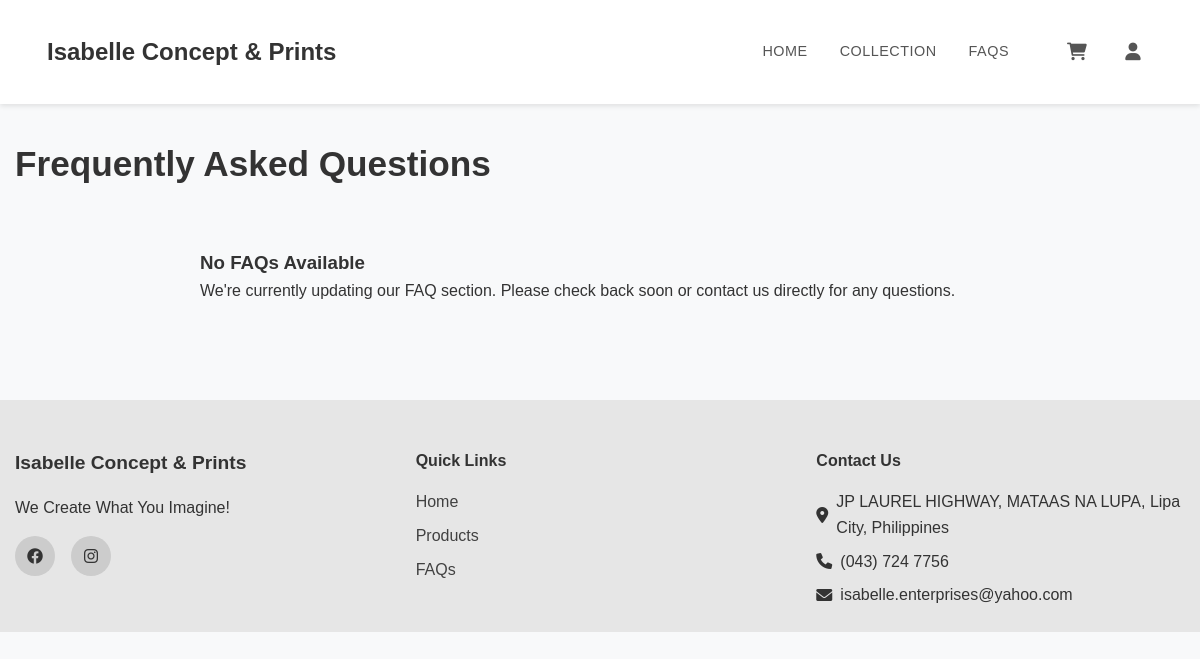
The page /pages/faqs.php on the database as committed earlier.
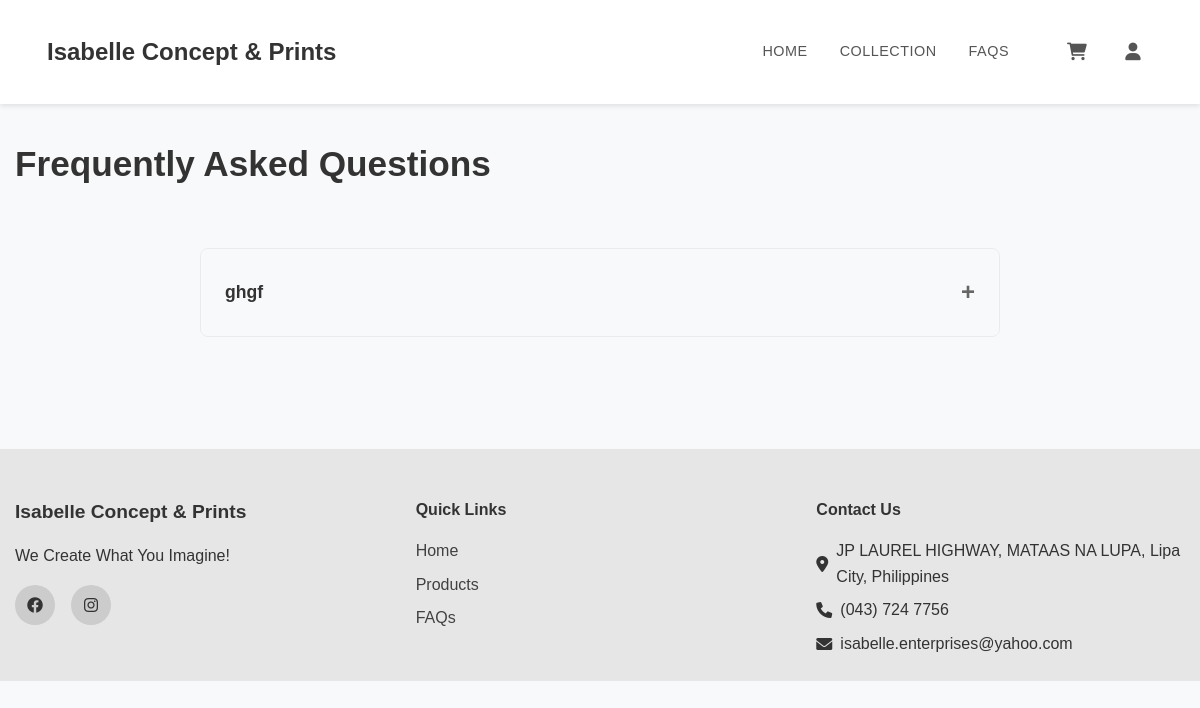
The same page on the database as committed later.
### tables this page shows
CREATE TABLE `faqs` (
  `id` int(11) NOT NULL,
  `question` text NOT NULL,
  `answer` text NOT NULL,
  `created_at` timestamp NOT NULL DEFAULT current_timestamp()
);

### pages/faqs.php (the view, shortened to what this page needs)
<?php
require_once '../config/database.php';
try {
    $stmt = $pdo->query("SELECT * FROM faqs ORDER BY id ASC");
    $faqs = $stmt->fetchAll();
} catch (PDOException $e) {
    $faqs = [];
}
include '../includes/header.php';
?>
<main class="faqs-page">
    <div class="container">
        <div class="page-header">
            <h1>Frequently Asked Questions</h1>
        </div>
        <div class="faqs-content">
            <?php if (count($faqs) > 0): ?>
                <?php foreach ($faqs as $index => $faq): ?>
                    <div class="faq-item">
                        <div class="faq-question">
                            <h3><?php echo htmlspecialchars($faq['question']); ?></h3>
                            <span class="faq-toggle">+</span>
                        </div>
                    </div>
                <?php endforeach; ?>
            <?php else: ?>
                <div class="no-faqs">
                    <h3>No FAQs Available</h3>
                    <p>We're currently updating our FAQ section. Please check back soon or contact us directly for any questions.</p>
                </div>
            <?php endif; ?>
        </div>
    </div>
</main>
<?php include '../includes/footer.php'; ?>

Rows that differ between the two databases and show on the page:
added faqs: question "ghgf"
Other text that changed with them:
text no longer shown: "No FAQs Available We're currently updating our FAQ section. Please check back soon or contact us directly for any questions."
